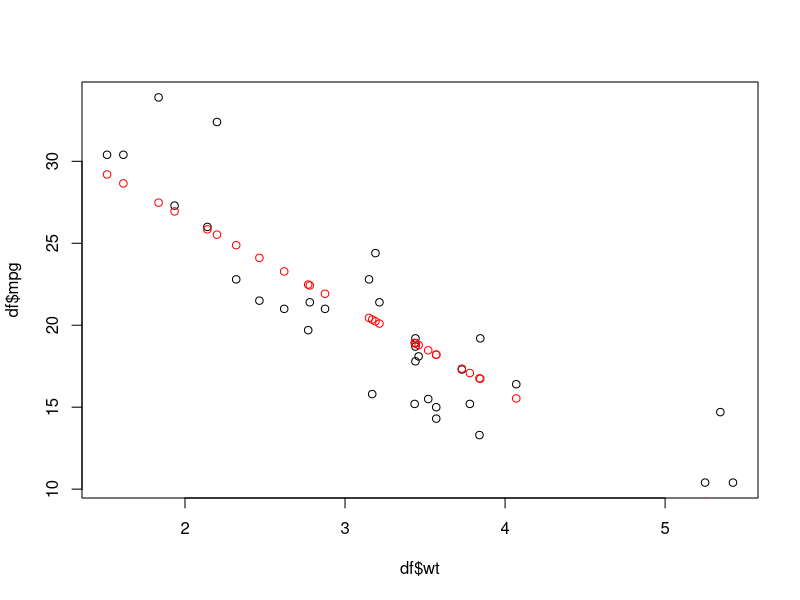
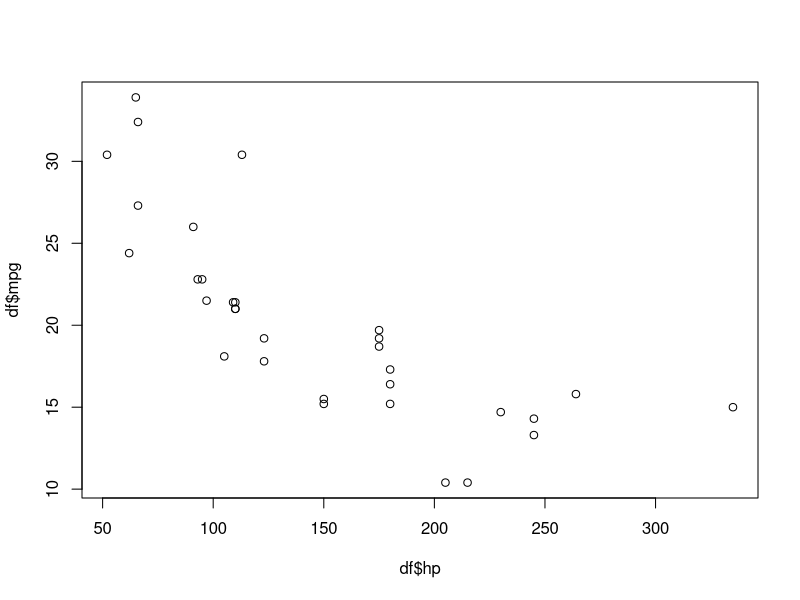

Write the R code that produced these figures, in order.
df=mtcars
head(df)
summary(mtcars)
#step1: To fit the model
lmfit = lm(df$mpg ~ df$wt)
#step2 : Analysing the model
summary(lmfit)

#estimate if intercept = 37.28
# y intercept: value of y, when x=0.
# In this case, it is the mileage at wt = 0.
#intercept it as it as maximum poissble mileage of any car within this data set

#estimate of beta coefficient = -5.35
#for each unit increase in wt, mpg decresses by 5.35

#plot the graph 
predmpg = predict(lmfit,df)
head(df)

head(lmfit)
#overlaying the predicted va;ues of mpg opn actual values of mpg.
plot(df$wt,df$mpg)
points(df$wt, predmpg, col= "red" )
df
df$mpg
predmpg
class(df$mpg)#to know the class
class(predmpg)
#mutiple R square interpretation
cor(df$mpg, predmpg)^2
summary(lmfit)
#It is the square of the correlation betwen actual mpg and prediceted mpg

#interpreting standard errors
#lower the standard error,higher tge reliabity

#interpreting the p values [pr(>|t|)]
#atleast one star means the p is less than 0.05
#alteast one star means statistical siginficance of relationship in population

#no star imply the value of the coefficient in population is zero
# no star imply that with cahnge in x, there is no change in y.

#interpret Adjusted R square
#adjusted R square is always <= R square
#r square 
#if the prediction is very good, then the r square value should be close to one.(strong correlation)


#Methoids to Improve R square
# 1. Increase sample size
#2. increase the number of independent of varaiables

#adjusted R square is tampered proof estimate of R suare that is oblivious(does not change) w r t increase in
#sample size or independent variables

lmfit = lm(mpg ~wt, data =df)

#step3: 
carwt = data.frame(wt = c(2,3,4))
predict(lmfit,carwt, interval = "confidence")

#mutiple linear regression\\

plot(df$hp, df$mpg)

#multiple linear regression
lmrfit <- lm(mpg ~ hp + wt, data= df)
summary(lmrfit)

#interpretation 
#mpg = 37.227 - 0.03*hp - 3.87*wt
#wt = 2 tonne, hp = 250
#mpg = 37.227 - 0.03*250 - 3.87*2

#Predcition
newcars = data.frame(hp = c(100,150), wt=c(3,2))
summary(newcars)
predict(lmrfit, newcars)
predict(lmrfit, newcars, interval = "confidence")#getting the range for the confidence level.. by default it is 95%

#determining the variable importance
summary(lmrfit)

mean(df$wt)
mean(df$hp)

sd(df$wt)
sd(df$hp)

# if(sd(df$wt) == sd(df$hp))print("fine")
# else
#   print("not fine")

slmfit = lm(mpg ~ scale(wt)+scale(hp),data =df)
#scale(df$wt[1:2])
summary(slmfit)

#interpretation slmfit
 
#for one sd increase in wt, mpg decereases by 3.8 units
#for one sd increase in hp, mpg decreases by 2.2 units